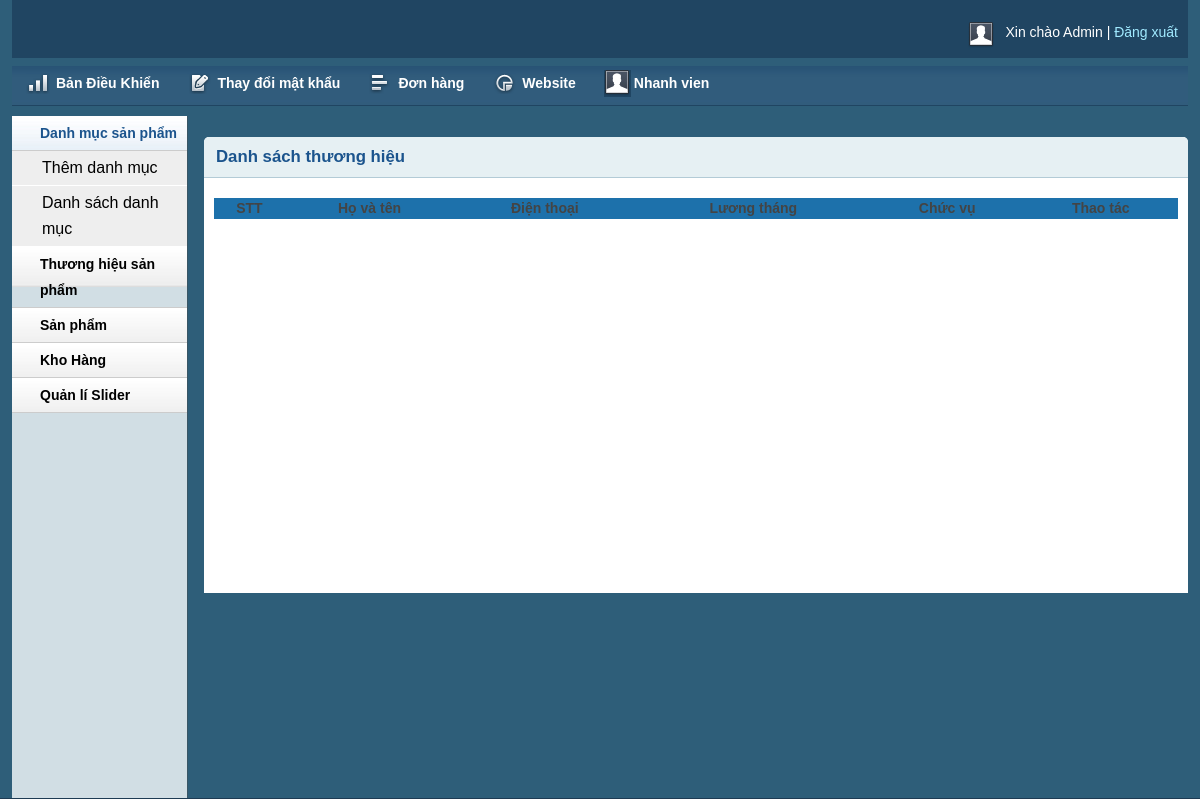
/admin/staff.php (signed in), run on an earlier commit of the app's database.
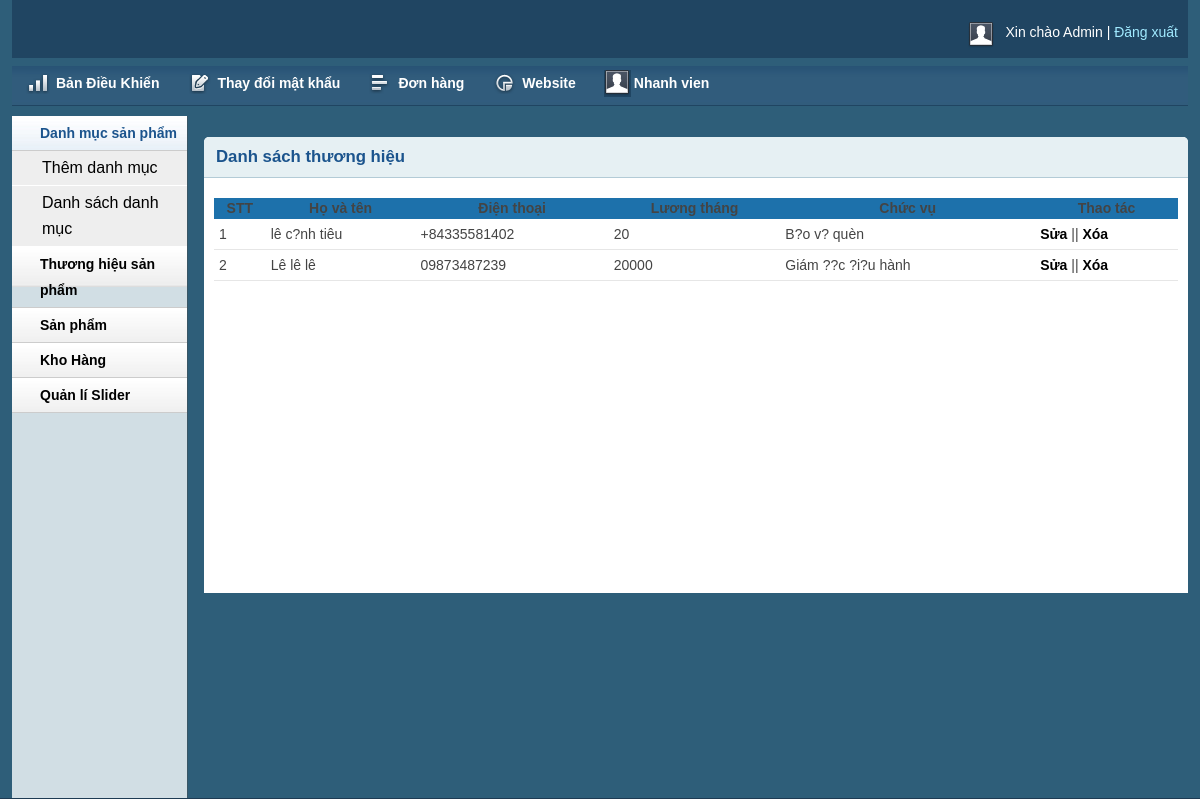
And on a later commit of the database.
### tables this page shows
CREATE TABLE `tbl_staff` (
  `id` int(20) NOT NULL,
  `name` text NOT NULL,
  `phone` text NOT NULL,
  `salary` int(11) NOT NULL DEFAULT 5000000,
  `position` text NOT NULL DEFAULT 'nhân viên'
);

### lib/database.php (called while the page is built, shortened)
<?php
Class Database extends PDO{
   public $host   = DB_HOST;
   public $user   = DB_USER;
   public $pass   = DB_PASS;
   public $dbname = DB_NAME;
   public $link;
private function connectDB(){
   $this->link = new mysqli($this->host, $this->user, $this->pass,
    $this->dbname);
 }
public function select($query){
  $result = $this->link->query($query) or
   die($this->link->error.__LINE__);
  if($result->num_rows > 0){
    return $result;
  } else {
    return false;
  }
 }
}

### classes/staff.php (called while the page is built, shortened)
<?php
$filepath = realpath(dirname(__FILE__));
include_once ($filepath.'/../lib/database.php');
?>
<?php
class Staff
{
    private $db;
    public function __construct()
    {
        $this->db = new Database();
    }
    public function index()
    {
        $query = "SELECT * FROM tbl_staff";
        $res = $this->db->select($query);
        return $res;
    }
}

### admin/staff.php (the view, shortened to what this page needs)
<?php include 'inc/header.php';?>
<?php include 'inc/sidebar.php';?>
<?php include '../classes/staff.php'; ?>
<?php
$brand = new Staff();
?>
<div class="grid_10">
    <div class="box round first grid">
        <h2>Danh sách thương hiệu</h2>
        <div class="block">
            <table class="data display datatable" id="example">
                <thead>
                <tr>
                    <th>STT</th>
                    <th>Họ và tên</th>
                    <th>Điện thoại </th>
                    <th>Lương tháng</th>
                    <th>Chức vụ</th>
                    <th>Thao tác</th>
                </tr>
                </thead>
                <tbody>
                <?php
                $show_brand = $brand->index();
                if($show_brand){
                    $i = 0;
                    while($result = $show_brand -> fetch_assoc()){
                        $i++;
                        ?>
                        <tr class="odd gradeX">
                            <td><?php echo $i; ?></td>
                            <td><?php echo $result['name']; ?></td>
                            <td><?php echo $result['phone']; ?></td>
                            <td><?php echo $result['salary']; ?></td>
                            <td><?php echo $result['position']; ?></td>
                            <td><a href="brandedit.php?brandid=<?php echo $result['brandId']; ?>">Sửa</a> || <a onclick = "return confirm('Bạn có chắc chắn muốn xóa???')" href="?id=<?php echo $result['id'] ?>">Xóa</a></td>
                        </tr>
                        <?php
                    }
                }
                ?>
                </tbody>
            </table>
        </div>
    </div>
</div>
<?php include 'inc/footer.php';?>

### admin/inc/header.php (shortened to what this page needs)
<!DOCTYPE html>
<html>
<head>
    <link rel="stylesheet" type="text/css" href="css/reset.css" media="screen" />
    <link rel="stylesheet" type="text/css" href="css/text.css" media="screen" />
    <link rel="stylesheet" type="text/css" href="css/grid.css" media="screen" />
    <link rel="stylesheet" type="text/css" href="css/layout.css" media="screen" />
    <link rel="stylesheet" type="text/css" href="css/nav.css" media="screen" />
    <link href="css/table/demo_page.css" rel="stylesheet" type="text/css" />
</head>
<body>
    <div class="container_12">
        <div class="grid_12 header-repeat">
            <div id="branding">
                <div class="floatright">
                    <div class="floatleft">
                        <img src="img/img-profile.jpg" alt="Profile Pic" /></div>
                    <div class="floatleft marginleft10">
                        <ul class="inline-ul floatleft">
                            <li>Xin chào Admin</li>
                            <li><a href="?action=logout">Đăng xuất</a></li>
                        </ul>
                    </div>
                </div>
            </div>
        </div>
        <div class="grid_12">
            <ul class="nav main">
                <li class="ic-dashboard"><a href="index.php"><span>Bản Điều Khiển</span></a> </li>
				<li class="ic-form-style"><a href="changepassword.php"><span>Thay đổi mật khẩu</span></a></li>
				<li class="ic-grid-tables"><a href="inbox.php"><span>Đơn hàng</span></a></li>
                <li class="ic-charts"><a href="../index.php"><span>Website</span></a></li>
                <li class="ic-user"><a href="../admin/staff.php"><span>Nhanh vien</span></a></li>
            </ul>
        </div>

### admin/inc/sidebar.php (shortened to what this page needs)
<div class="grid_2">
    <div class="box sidemenu">
        <div class="block" id="section-menu">
            <ul class="section menu">
                <li><a class="menuitem">Danh mục sản phẩm</a>
                    <ul class="submenu">
                        <li><a href="catadd.php">Thêm danh mục</a> </li>
                        <li><a href="catlist.php">Danh sách danh mục</a> </li>
                    </ul>
                </li>
                <li><a class="menuitem">Thương hiệu sản phẩm</a>
                </li>
                <li><a class="menuitem">Sản phẩm</a>
                </li>
                <li><a class="menuitem">Kho Hàng</a>
                </li>
               <li><a class="menuitem">Quản lí Slider</a>
                </li>
            </ul>
        </div>
    </div>
</div>

### admin/inc/footer.php (shortened to what this page needs)
    </div>
</body>
</html>

### admin/css/text.css (style rules this page uses)
body { font: 13px/1.5 Tahoma, Helvetica, Arial, 'Liberation Sans', FreeSans, sans-serif; }
h2 { font-size: 23px; }
ul { list-style: square; }
li { margin-left: 30px; }
p, dl, hr, h1, h2, h3, h4, h5, h6, ol, ul, pre, table, address, fieldset { margin-bottom: 20px; }

### admin/css/grid.css (style rules this page uses)
.container_12, .container_16 { min-height: 620px; width: 100%; }
.grid_1, .grid_2, .grid_3, .grid_4, .grid_5, .grid_6, .grid_7, .grid_8, .grid_9, .grid_10, .grid_11, .grid_12, .grid_13, .grid_14, .grid_15, .grid_16 { display: inline; float: left; margin-left: 1%; margin-right: 1%; }
.container_12 .grid_12, .container_16 .grid_16 { width: 98%; }
.container_12 .grid_2 { width: 14.666%; }
.container_12 .grid_10 { width: 81.333%; }

### admin/css/layout.css (style rules this page uses)
body { background: #fff none repeat scroll 0 0; color: #444; font-size: 14px; padding: 0; }
.floatleft { float:left; }
.floatright { float:right; }
.inline-ul li { display:inline; color:#fff; }
.marginleft10 { margin-left:10px; }
a { color: #000; font-weight:bold; text-decoration: none; }
.container_12, .container_16 { background:#2E5E79; }
h1, h2, h3, h4, h5, h6 { line-height:1.2em; margin-bottom:.3em; }
h2 { margin-top:1em; }
#branding { font-weight: normal; margin-bottom: 0; padding: 22px 10px 3px; text-align: left; }
.header-repeat { background:url(../img/header-repeat.jpg) repeat-x; }
#branding a { color:#A1EAFF; font-weight:normal; }
#branding a:before { content:" | "; color:#fff; }
#branding ul, #branding ul li { margin:0px; padding:0px; }
#branding li { padding:0px 0px 0px 0px !important; }
.box { background:#fff; margin-bottom:20px; padding:10px 10px 10px 10px; margin-left:-8px; }
.box.grid { padding-bottom:40px; }
.box.round { -moz-border-radius: 5px 5px 0px 0px; -webkit-border-radius: 5px 5px 0px 0px; border-radius: 5px 5px 0px 0px; }
.box h2 { font-size:1.2em; font-weight:bold; color:#1B548D; background:#E6F0F3; margin:-10px -10px 0 -10px; padding:10px 12px; border-bottom:1px solid #B3CBD6; -moz-border-radius: 5px 5px 0px 0px; -webkit-border-radius: 5px 5px 0px 0px; border-radius: 5px 5px 0px 0px; }
.box.first { min-height: 406px; }
.block { padding-top:20px; }
.box.sidemenu { background-color:#D1DEE4; border-right:1px solid #3A5665; padding:0px; margin:0px; cursor:pointer; }
.box.sidemenu .block { padding-top:0px; margin-top:0px; }
ul, ol { padding-top:0; }
ul.menu { list-style:none; border-top:1px solid #bbb; }
ul.menu li { margin:0; }
ul.menu li a { display:block; padding:4px 10px; border-bottom:1px solid #ccc; }
ul.menu ul { list-style:none; margin:0; }
ul.menu ul li a { padding-left:30px; }
ul.section { border-top:0; margin-bottom:0; }
ul.section li a { background:url(../img/sidemenu-repeat.jpg) repeat-x; line-height:26px; padding-left:28px; }
ul.section li li a { background:#ddd; border-bottom:1px solid #eee; }
ul.section ul li { text-transform:none; }
ul.section ul.current li a { background: #eee none repeat scroll 0 0; border-bottom: 1px solid #fff; font-size: 16px; font-weight: normal; }
ul.section li a.current { color:#1B548D; background:url(../img/sidemenu-repeat-hover.jpg) repeat-x; }
.block { padding-bottom:1px; }
table.display { margin: 0 auto; clear: both; width: 100%; }
table#example th { background: #1d71ab !important; }
tr.odd { height: 30px; line-height: 30px; border-bottom:1px solid #e6e6e6; }
tr.odd td, tr.even td { padding-left:5px; }

What changed in the data, as far as the page shows it:
added tbl_staff: name "lê c?nh tiêu", phone "+84335581402", salary "20", position "B?o v? quèn"
added tbl_staff: name "Lê lê lê", phone "09873487239", salary "20000", position "Giám ??c ?i?u hành"
